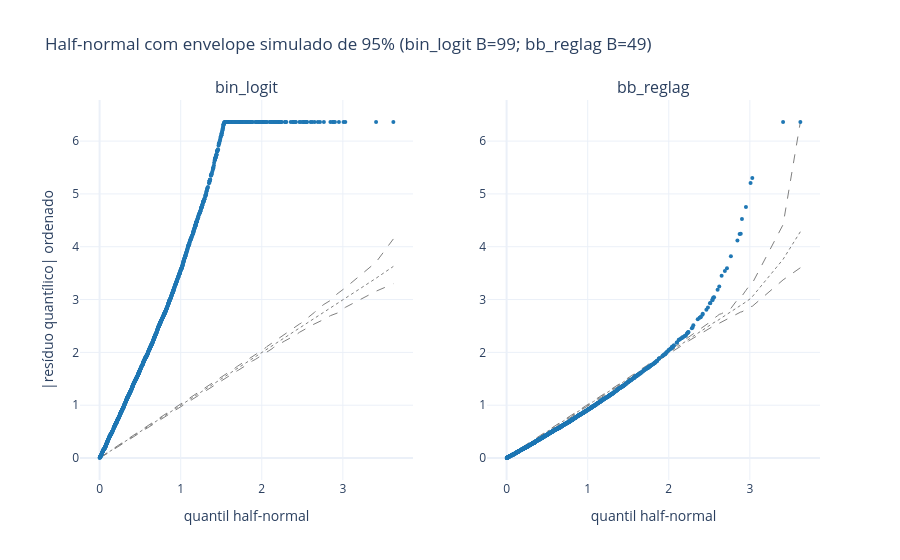

Notebook code for this chart:
### Markdown cell above
### Passo 2 - Half-normal com envelope simulado

Gráfico de |resíduo| ordenado contra quantis half-normal, com banda de 95% obtida por **bootstrap paramétrico**: simulamos a resposta sob o modelo ajustado, reajustamos o modelo inteiro, recalculamos os resíduos e tomamos os quantis 2,5% e 97,5% ponto a ponto (Atkinson, 1985; Moral et al., 2017). O envelope por reajuste leva em conta que os parâmetros foram estimados dos mesmos dados.

**Decisão de custo:** `bin_logit` usa B = 99 (cada reajuste leva ~0,04 s). `bb_reglag` usa **B = 49**, porque cada reajuste beta-binomial leva ~4 s; com 49 simulações os extremos da banda são o 2º menor e o 2º maior valor simulados (nível nominal ~96%) e a banda é mais ruidosa. Pontos fora da banda são contados ponto a ponto, então uma fração de alguns por cento fora já é esperada mesmo com o modelo certo.

Os resíduos beta-binomiais usam uma quadratura da FDA (`G.residuos_quantilicos_rapido`): a `scipy.stats.betabinom.cdf` leva ~9 s por chamada, o que tornaria cada reajuste do envelope três vezes mais lento. A conferência no passo 1 mostra que 99% dos resíduos diferem menos de 0,04 da versão exata; as diferenças maiores ficam nas caudas extremas (|r| > 4), onde um erro de 1e-4 na FDA se amplifica em Φ⁻¹, e não alteram nenhuma conclusão.

### Code cell
# os resíduos de cada reajuste usam o y simulado daquele reajuste (estado['y'])
def env_modelo(nome, B, seed):
    c = E.CANDIDATOS[nome]; col_y = mapa["y"]; estado = {"y": y}
    def ajustar_fn(ys=None):
        estado["y"] = y if ys is None else ys
        return c.ajustar(df if ys is None else df.assign(**{col_y: ys}), mapa)
    def residuos_fn(res):
        return G.residuos_quantilicos_rapido(estado["y"], n, c.prever(res, df, mapa),
                                      theta=res.extra.get("theta") if c.familia == "betabin" else None, rng=0)
    def simular_fn(res, rng):
        pi_ = c.prever(res, df, mapa)
        if c.familia == "betabin":
            th = res.extra["theta"]; pi_ = rng.beta(pi_ * th, (1 - pi_) * th)
        return rng.binomial(n.astype(int), pi_).astype(float)
    return M.envelope_meio_normal(residuos_fn, simular_fn, ajustar_fn, B=B, rng=seed)

ENV, lin = {}, []
for nome, B in [("bin_logit", 99), ("bb_reglag", 49)]:
    t0 = time.time(); ENV[nome] = env_modelo(nome, B, 2026); e = ENV[nome]
    fora = (e["observado"] > e["superior"]) | (e["observado"] < e["inferior"])
    acima = e["observado"] > e["superior"]
    lin.append({"modelo": nome, "B": B, "pct_fora": 100 * fora.mean(), "pct_acima": 100 * acima.mean(), "pct_abaixo": 100 * (e["observado"] < e["inferior"]).mean(),
                "maior_razao_obs_sup": float((e["observado"] / e["superior"]).max()), "segundos": time.time() - t0})
    pd.DataFrame({k: e[k] for k in ["teorico", "observado", "inferior", "mediana", "superior"]}).to_csv(TAB / f"diag_envelope_{nome}.csv", index=False)
env_res = pd.DataFrame(lin); env_res.to_csv(TAB / "diag_envelope_resumo.csv", index=False)
print(env_res.round(3).to_string())
fig = G.meio_normal(ENV, "Half-normal com envelope simulado de 95% (bin_logit B=99; bb_reglag B=49)")
G.salvar(fig, FIG / "diag_meio_normal.html"); fig.show()

### Figure 1 — Plotly figure (JSON) as saved in the notebook; plotly's stock layout.template omitted (floating-point values rounded to 4 significant figures; data arrays with more than 128 entries replaced by an {"elided": "..."} marker saying what was removed)
{"data": [{"line": {"color": "gray", "dash": "dash", "width": 1}, "mode": "lines", "showlegend": false, "type": "scatter", "x": {"elided": "1200 float values"}, "xaxis": "x", "y": {"elided": "1200 float values"}, "yaxis": "y"}, {"line": {"color": "gray", "dash": "dash", "width": 1}, "mode": "lines", "showlegend": false, "type": "scatter", "x": {"elided": "1200 float values"}, "xaxis": "x", "y": {"elided": "1200 float values"}, "yaxis": "y"}, {"line": {"color": "gray", "dash": "dot", "width": 1}, "mode": "lines", "showlegend": false, "type": "scatter", "x": {"elided": "1200 float values"}, "xaxis": "x", "y": {"elided": "1200 float values"}, "yaxis": "y"}, {"marker": {"color": "#1f77b4", "size": 4}, "mode": "markers", "showlegend": false, "type": "scatter", "x": {"elided": "1200 float values"}, "xaxis": "x", "y": {"elided": "1200 float values"}, "yaxis": "y"}, {"line": {"color": "gray", "dash": "dash", "width": 1}, "mode": "lines", "showlegend": false, "type": "scatter", "x": {"elided": "1200 float values"}, "xaxis": "x2", "y": {"elided": "1200 float values"}, "yaxis": "y2"}, {"line": {"color": "gray", "dash": "dash", "width": 1}, "mode": "lines", "showlegend": false, "type": "scatter", "x": {"elided": "1200 float values"}, "xaxis": "x2", "y": {"elided": "1200 float values"}, "yaxis": "y2"}, {"line": {"color": "gray", "dash": "dot", "width": 1}, "mode": "lines", "showlegend": false, "type": "scatter", "x": {"elided": "1200 float values"}, "xaxis": "x2", "y": {"elided": "1200 float values"}, "yaxis": "y2"}, {"marker": {"color": "#1f77b4", "size": 4}, "mode": "markers", "showlegend": false, "type": "scatter", "x": {"elided": "1200 float values"}, "xaxis": "x2", "y": {"elided": "1200 float values"}, "yaxis": "y2"}], "layout": {"annotations": [{"font": {"size": 16}, "showarrow": false, "text": "bin_logit", "x": 0.225, "xanchor": "center", "xref": "paper", "y": 1.0, "yanchor": "bottom", "yref": "paper"}, {"font": {"size": 16}, "showarrow": false, "text": "bb_reglag", "x": 0.775, "xanchor": "center", "xref": "paper", "y": 1.0, "yanchor": "bottom", "yref": "paper"}], "title": {"text": "Half-normal com envelope simulado de 95% (bin_logit B=99; bb_reglag B=49)"}, "xaxis": {"anchor": "y", "domain": [0.0, 0.45], "title": {"text": "quantil half-normal"}}, "xaxis2": {"anchor": "y2", "domain": [0.55, 1.0], "title": {"text": "quantil half-normal"}}, "yaxis": {"anchor": "x", "domain": [0.0, 1.0], "title": {"text": "|resíduo quantílico| ordenado"}}, "yaxis2": {"anchor": "x2", "domain": [0.0, 1.0]}}}
